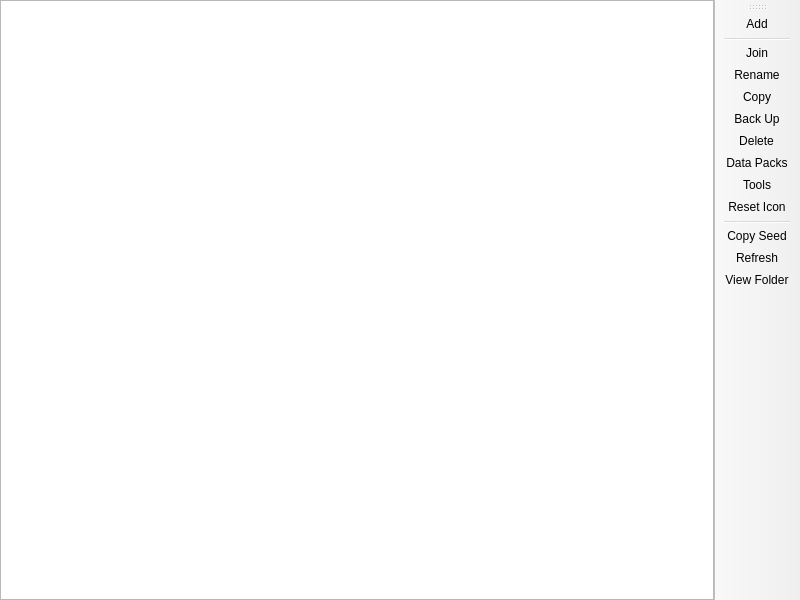
<?xml version="1.0" encoding="UTF-8"?>
<ui version="4.0">
 <class>WorldListPage</class>
 <widget class="QMainWindow" name="WorldListPage">
  <property name="geometry">
   <rect>
    <x>0</x>
    <y>0</y>
    <width>800</width>
    <height>600</height>
   </rect>
  </property>
  <widget class="QWidget" name="centralwidget">
   <layout class="QHBoxLayout" name="horizontalLayout">
    <property name="leftMargin">
     <number>0</number>
    </property>
    <property name="topMargin">
     <number>0</number>
    </property>
    <property name="rightMargin">
     <number>0</number>
    </property>
    <property name="bottomMargin">
     <number>0</number>
    </property>
    <item>
     <widget class="QTreeView" name="worldTreeView">
      <property name="sizePolicy">
       <sizepolicy hsizetype="Expanding" vsizetype="Expanding">
        <horstretch>0</horstretch>
        <verstretch>0</verstretch>
       </sizepolicy>
      </property>
      <property name="acceptDrops">
       <bool>true</bool>
      </property>
      <property name="dragDropMode">
       <enum>QAbstractItemView::DragDrop</enum>
      </property>
      <property name="alternatingRowColors">
       <bool>true</bool>
      </property>
      <property name="verticalScrollMode">
       <enum>QAbstractItemView::ScrollPerPixel</enum>
      </property>
      <property name="rootIsDecorated">
       <bool>false</bool>
      </property>
      <property name="itemsExpandable">
       <bool>false</bool>
      </property>
      <property name="sortingEnabled">
       <bool>true</bool>
      </property>
      <property name="allColumnsShowFocus">
       <bool>true</bool>
      </property>
      <attribute name="headerStretchLastSection">
       <bool>false</bool>
      </attribute>
     </widget>
    </item>
   </layout>
  </widget>
  <widget class="WideBar" name="toolBar">
   <property name="windowTitle">
    <string>Actions</string>
   </property>
   <property name="allowedAreas">
    <set>Qt::LeftToolBarArea|Qt::RightToolBarArea</set>
   </property>
   <property name="toolButtonStyle">
    <enum>Qt::ToolButtonTextOnly</enum>
   </property>
   <property name="floatable">
    <bool>false</bool>
   </property>
   <attribute name="toolBarArea">
    <enum>RightToolBarArea</enum>
   </attribute>
   <attribute name="toolBarBreak">
    <bool>false</bool>
   </attribute>
   <addaction name="actionAdd"/>
   <addaction name="separator"/>
   <addaction name="actionJoin"/>
   <addaction name="actionRename"/>
   <addaction name="actionCopy"/>
   <addaction name="actionBackup"/>
   <addaction name="actionRemove"/>
   <addaction name="actionData_Packs"/>
   <addaction name="actionWorldTools"/>
   <addaction name="actionReset_Icon"/>
   <addaction name="separator"/>
   <addaction name="actionCopy_Seed"/>
   <addaction name="actionRefresh"/>
   <addaction name="actionView_Folder"/>
  </widget>
  <action name="actionAdd">
   <property name="text">
    <string>Add</string>
   </property>
  </action>
  <action name="actionJoin">
   <property name="text">
    <string>Join</string>
   </property>
  </action>
  <action name="actionRename">
   <property name="text">
    <string>Rename</string>
   </property>
  </action>
  <action name="actionCopy">
   <property name="text">
    <string>Copy</string>
   </property>
  </action>
  <action name="actionBackup">
   <property name="text">
    <string>Back Up</string>
   </property>
   <property name="toolTip">
    <string>Save a copy of the world in the backups folder, as the game's own Make Backup does. Add the backup to restore it.</string>
   </property>
  </action>
  <action name="actionRemove">
   <property name="text">
    <string>Delete</string>
   </property>
  </action>
  <action name="actionCopy_Seed">
   <property name="text">
    <string>Copy Seed</string>
   </property>
  </action>
  <action name="actionRefresh">
   <property name="text">
    <string>Refresh</string>
   </property>
  </action>
  <action name="actionView_Folder">
   <property name="text">
    <string>View Folder</string>
   </property>
  </action>
  <action name="actionReset_Icon">
   <property name="text">
    <string>Reset Icon</string>
   </property>
   <property name="toolTip">
    <string>Remove world icon to make the game re-generate it on next load.</string>
   </property>
  </action>
  <action name="actionWorldTools">
   <property name="text">
    <string>Tools</string>
   </property>
   <property name="toolTip">
    <string>Run an external tool on the selected world.</string>
   </property>
  </action>
  <action name="actionData_Packs">
   <property name="text">
    <string>Data Packs</string>
   </property>
   <property name="toolTip">
    <string>Manage data packs inside the world.</string>
   </property>
  </action>
 </widget>
 <customwidgets>
  <customwidget>
   <class>WideBar</class>
   <extends>QToolBar</extends>
   <header>ui/widgets/WideBar.h</header>
  </customwidget>
 </customwidgets>
 <resources/>
 <connections/>
</ui>
